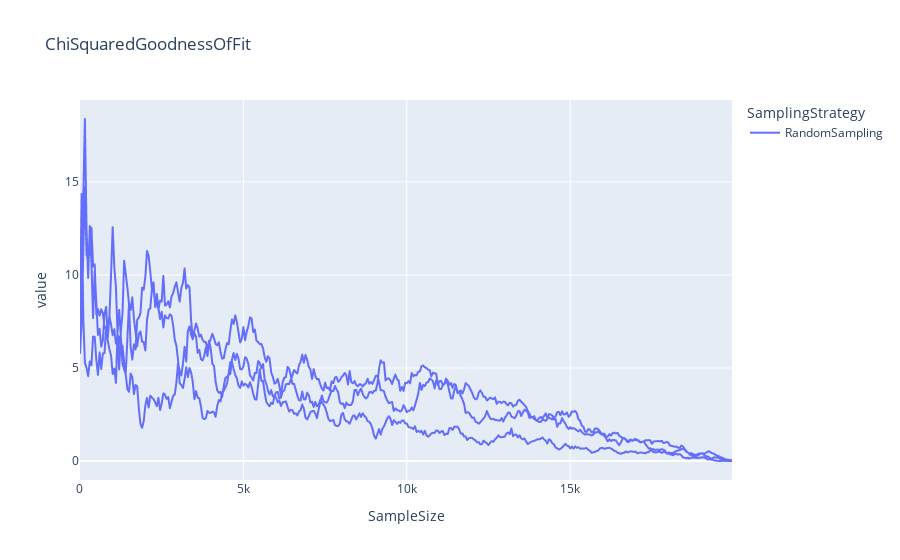
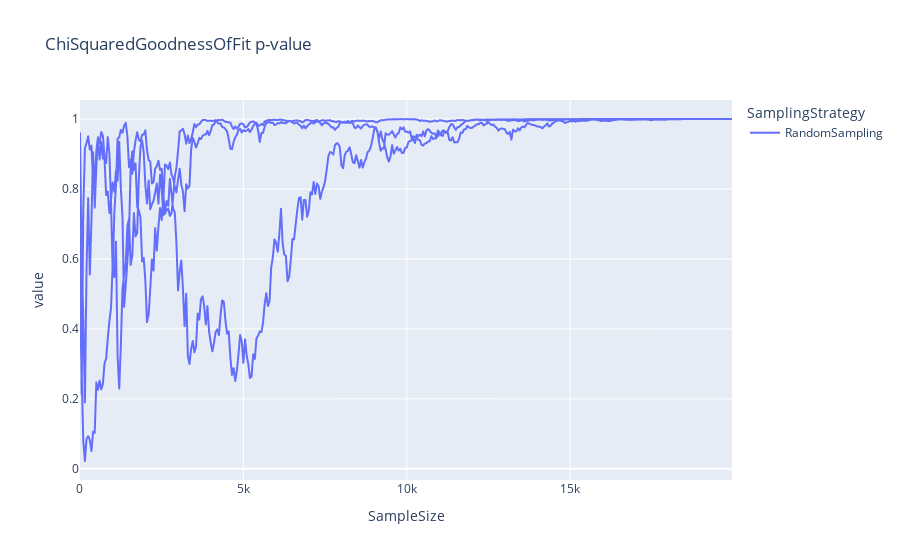
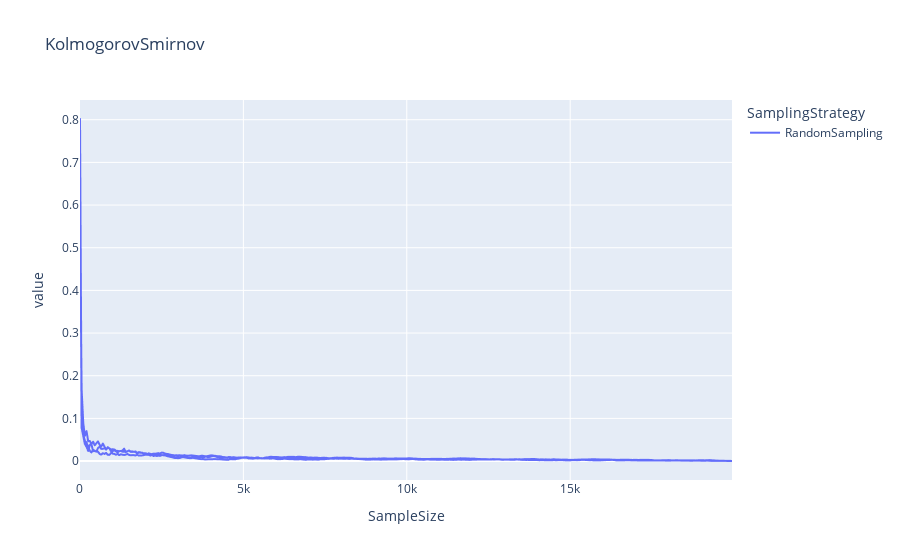
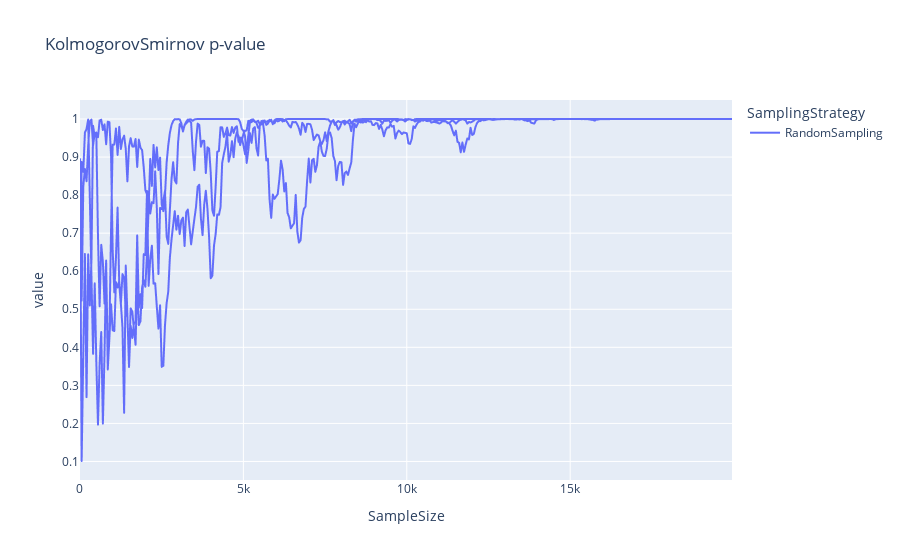

Write notebook code for charts like these, in order.
### Code cell
evaluation.plot()

### Figure 1 — Plotly figure (JSON) as saved in the notebook; plotly's stock layout.template omitted (floating-point values rounded to 4 significant figures; data arrays with more than 128 entries replaced by an {"elided": "..."} marker saying what was removed)
{"data": [{"hovertemplate": "SamplingStrategy=RandomSampling<br>variable=category<br>SampleSize=%{x}<br>value=%{y}<extra></extra>", "legendgroup": "RandomSampling", "line": {"color": "#636efa", "dash": "solid"}, "marker": {"symbol": "circle"}, "mode": "lines", "name": "RandomSampling", "showlegend": true, "type": "scattergl", "x": {"elided": "400 int values"}, "xaxis": "x", "y": {"elided": "400 float values"}, "yaxis": "y"}, {"hovertemplate": "SamplingStrategy=RandomSampling<br>variable=month<br>SampleSize=%{x}<br>value=%{y}<extra></extra>", "legendgroup": "RandomSampling", "line": {"color": "#636efa", "dash": "solid"}, "marker": {"symbol": "circle"}, "mode": "lines", "name": "RandomSampling", "showlegend": false, "type": "scattergl", "x": {"elided": "400 int values"}, "xaxis": "x", "y": {"elided": "400 float values"}, "yaxis": "y"}, {"hovertemplate": "SamplingStrategy=RandomSampling<br>variable=weekday<br>SampleSize=%{x}<br>value=%{y}<extra></extra>", "legendgroup": "RandomSampling", "line": {"color": "#636efa", "dash": "solid"}, "marker": {"symbol": "circle"}, "mode": "lines", "name": "RandomSampling", "showlegend": false, "type": "scattergl", "x": {"elided": "400 int values"}, "xaxis": "x", "y": {"elided": "400 float values"}, "yaxis": "y"}, {"hovertemplate": "SamplingStrategy=RandomSampling<br>variable=season<br>SampleSize=%{x}<br>value=%{y}<extra></extra>", "legendgroup": "RandomSampling", "line": {"color": "#636efa", "dash": "solid"}, "marker": {"symbol": "circle"}, "mode": "lines", "name": "RandomSampling", "showlegend": false, "type": "scattergl", "x": {"elided": "400 int values"}, "xaxis": "x", "y": {"elided": "400 float values"}, "yaxis": "y"}], "layout": {"legend": {"title": {"text": "SamplingStrategy"}, "tracegroupgap": 0}, "title": {"text": "ChiSquaredGoodnessOfFit"}, "xaxis": {"anchor": "y", "domain": [0, 1], "title": {"text": "SampleSize"}}, "yaxis": {"anchor": "x", "domain": [0, 1], "title": {"text": "value"}}}}

### Figure 2 — Plotly figure (JSON) as saved in the notebook; plotly's stock layout.template omitted (floating-point values rounded to 4 significant figures; data arrays with more than 128 entries replaced by an {"elided": "..."} marker saying what was removed)
{"data": [{"hovertemplate": "SamplingStrategy=RandomSampling<br>variable=category<br>SampleSize=%{x}<br>value=%{y}<extra></extra>", "legendgroup": "RandomSampling", "line": {"color": "#636efa", "dash": "solid"}, "marker": {"symbol": "circle"}, "mode": "lines", "name": "RandomSampling", "showlegend": true, "type": "scattergl", "x": {"elided": "400 int values"}, "xaxis": "x", "y": {"elided": "400 float values"}, "yaxis": "y"}, {"hovertemplate": "SamplingStrategy=RandomSampling<br>variable=month<br>SampleSize=%{x}<br>value=%{y}<extra></extra>", "legendgroup": "RandomSampling", "line": {"color": "#636efa", "dash": "solid"}, "marker": {"symbol": "circle"}, "mode": "lines", "name": "RandomSampling", "showlegend": false, "type": "scattergl", "x": {"elided": "400 int values"}, "xaxis": "x", "y": {"elided": "400 float values"}, "yaxis": "y"}, {"hovertemplate": "SamplingStrategy=RandomSampling<br>variable=weekday<br>SampleSize=%{x}<br>value=%{y}<extra></extra>", "legendgroup": "RandomSampling", "line": {"color": "#636efa", "dash": "solid"}, "marker": {"symbol": "circle"}, "mode": "lines", "name": "RandomSampling", "showlegend": false, "type": "scattergl", "x": {"elided": "400 int values"}, "xaxis": "x", "y": {"elided": "400 float values"}, "yaxis": "y"}, {"hovertemplate": "SamplingStrategy=RandomSampling<br>variable=season<br>SampleSize=%{x}<br>value=%{y}<extra></extra>", "legendgroup": "RandomSampling", "line": {"color": "#636efa", "dash": "solid"}, "marker": {"symbol": "circle"}, "mode": "lines", "name": "RandomSampling", "showlegend": false, "type": "scattergl", "x": {"elided": "400 int values"}, "xaxis": "x", "y": {"elided": "400 float values"}, "yaxis": "y"}], "layout": {"legend": {"title": {"text": "SamplingStrategy"}, "tracegroupgap": 0}, "title": {"text": "ChiSquaredGoodnessOfFit p-value"}, "xaxis": {"anchor": "y", "domain": [0, 1], "title": {"text": "SampleSize"}}, "yaxis": {"anchor": "x", "domain": [0, 1], "title": {"text": "value"}}}}

### Figure 3 — Plotly figure (JSON) as saved in the notebook; plotly's stock layout.template omitted (floating-point values rounded to 4 significant figures; data arrays with more than 128 entries replaced by an {"elided": "..."} marker saying what was removed)
{"data": [{"hovertemplate": "SamplingStrategy=RandomSampling<br>variable=amount<br>SampleSize=%{x}<br>value=%{y}<extra></extra>", "legendgroup": "RandomSampling", "line": {"color": "#636efa", "dash": "solid"}, "marker": {"symbol": "circle"}, "mode": "lines", "name": "RandomSampling", "showlegend": true, "type": "scattergl", "x": {"elided": "400 int values"}, "xaxis": "x", "y": {"elided": "400 float values"}, "yaxis": "y"}, {"hovertemplate": "SamplingStrategy=RandomSampling<br>variable=day<br>SampleSize=%{x}<br>value=%{y}<extra></extra>", "legendgroup": "RandomSampling", "line": {"color": "#636efa", "dash": "solid"}, "marker": {"symbol": "circle"}, "mode": "lines", "name": "RandomSampling", "showlegend": false, "type": "scattergl", "x": {"elided": "400 int values"}, "xaxis": "x", "y": {"elided": "400 float values"}, "yaxis": "y"}, {"hovertemplate": "SamplingStrategy=RandomSampling<br>variable=hour<br>SampleSize=%{x}<br>value=%{y}<extra></extra>", "legendgroup": "RandomSampling", "line": {"color": "#636efa", "dash": "solid"}, "marker": {"symbol": "circle"}, "mode": "lines", "name": "RandomSampling", "showlegend": false, "type": "scattergl", "x": {"elided": "400 int values"}, "xaxis": "x", "y": {"elided": "400 float values"}, "yaxis": "y"}], "layout": {"legend": {"title": {"text": "SamplingStrategy"}, "tracegroupgap": 0}, "title": {"text": "KolmogorovSmirnov"}, "xaxis": {"anchor": "y", "domain": [0, 1], "title": {"text": "SampleSize"}}, "yaxis": {"anchor": "x", "domain": [0, 1], "title": {"text": "value"}}}}

### Figure 4 — Plotly figure (JSON) as saved in the notebook; plotly's stock layout.template omitted (floating-point values rounded to 4 significant figures; data arrays with more than 128 entries replaced by an {"elided": "..."} marker saying what was removed)
{"data": [{"hovertemplate": "SamplingStrategy=RandomSampling<br>variable=amount<br>SampleSize=%{x}<br>value=%{y}<extra></extra>", "legendgroup": "RandomSampling", "line": {"color": "#636efa", "dash": "solid"}, "marker": {"symbol": "circle"}, "mode": "lines", "name": "RandomSampling", "showlegend": true, "type": "scattergl", "x": {"elided": "400 int values"}, "xaxis": "x", "y": {"elided": "400 float values"}, "yaxis": "y"}, {"hovertemplate": "SamplingStrategy=RandomSampling<br>variable=day<br>SampleSize=%{x}<br>value=%{y}<extra></extra>", "legendgroup": "RandomSampling", "line": {"color": "#636efa", "dash": "solid"}, "marker": {"symbol": "circle"}, "mode": "lines", "name": "RandomSampling", "showlegend": false, "type": "scattergl", "x": {"elided": "400 int values"}, "xaxis": "x", "y": {"elided": "400 float values"}, "yaxis": "y"}, {"hovertemplate": "SamplingStrategy=RandomSampling<br>variable=hour<br>SampleSize=%{x}<br>value=%{y}<extra></extra>", "legendgroup": "RandomSampling", "line": {"color": "#636efa", "dash": "solid"}, "marker": {"symbol": "circle"}, "mode": "lines", "name": "RandomSampling", "showlegend": false, "type": "scattergl", "x": {"elided": "400 int values"}, "xaxis": "x", "y": {"elided": "400 float values"}, "yaxis": "y"}], "layout": {"legend": {"title": {"text": "SamplingStrategy"}, "tracegroupgap": 0}, "title": {"text": "KolmogorovSmirnov p-value"}, "xaxis": {"anchor": "y", "domain": [0, 1], "title": {"text": "SampleSize"}}, "yaxis": {"anchor": "x", "domain": [0, 1], "title": {"text": "value"}}}}
